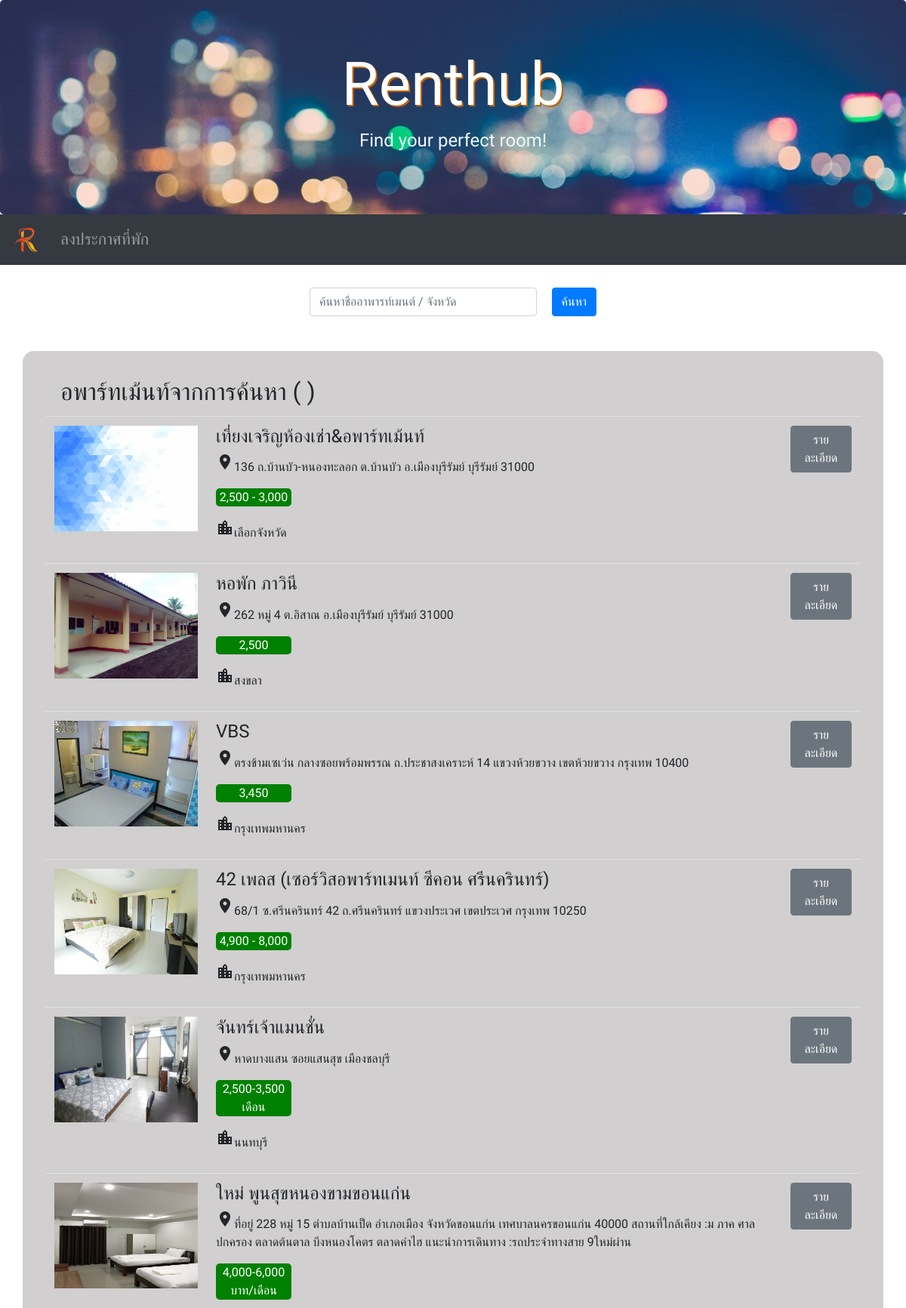
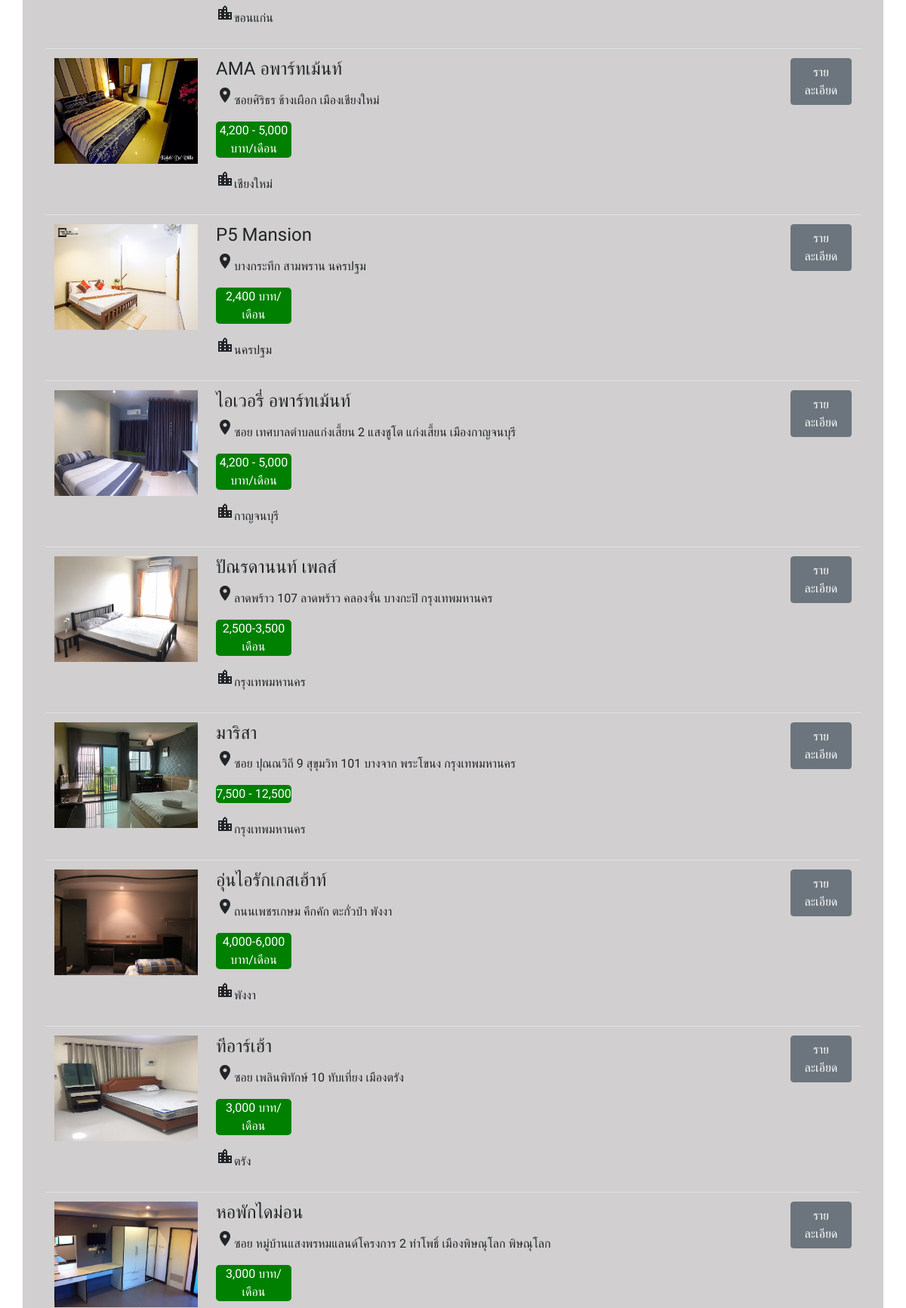
Screenshot of /search.php (upper part) with the database file from the repository (2 pictures, top to bottom).
### tables this page shows
CREATE TABLE `aparment` (
  `id` int(11) NOT NULL,
  `apart_name` varchar(100) NOT NULL,
  `apart_detail` text NOT NULL,
  `apart_rent` varchar(30) NOT NULL DEFAULT 'โทรสอบถาม',
  `apart_facility` text NOT NULL,
  `apart_address` text NOT NULL,
  `apart_phone` varchar(10) NOT NULL,
  `apart_province` varchar(30) NOT NULL,
  `apart_img` varchar(255) NOT NULL DEFAULT 'no-image-box.png',
  `user_id` int(11) NOT NULL,
  `visitors` int(11) NOT NULL DEFAULT 0
);

### search.php (the view, shortened to what this page needs)
<?php
include("connect.php");
?>
<!DOCTYPE html>
<html lang="en">
<head>
  <link rel="stylesheet" href="https://maxcdn.bootstrapcdn.com/bootstrap/4.4.1/css/bootstrap.min.css">
  <link rel="stylesheet" href="Main.css">
</head>
<body>
  <div class="jumbotron text-center head" style="margin-bottom:0">
    <h1>Renthub</h1>
    <p>Find your perfect room!</p>
  </div>
  <nav class="navbar navbar-expand-sm bg-dark navbar-dark">
    <a class="navbar-brand" href="./">
      <img src="./img/logo.png" style="width:40px;border-radius: 50%;">
    </a>
    <ul class="navbar-nav">
      <li class="nav-item a ">
        <a class="nav-link" href="./login.php">ลงประกาศที่พัก</a>
      </li>
    </ul>
  </nav>
  <div class="row">
    <div class="col"></div>
    <div class="col">
      <div class="search">
        <form action="./search.php" method="post">
          <div class="form-group searching">
            <input type="text" class="form-control" placeholder="ค้นหาชื่ออาพารท์เมนต์ / จังหวัด" name="search">
            <button type="submit" class="btn btn-primary" name="submit">ค้นหา</button>
          </div>
        </form>
      </div>
    </div>
    <div class="col"></div>
  </div>
  <div class="inside">
    <table class="table table-hover">
      <tbody>
        <?php
            $keyword = $_POST['search'];
        ?>
        <tr>
          <h2 style="padding: 5px;padding-left: 20px;">อพาร์ทเม้นท์จากการค้นหา ( <?=$keyword?> )</h2>
        </tr>
        <?php
        $keyword = $_POST['search'];
        $sql = "SELECT * FROM aparment WHERE  apart_province LIKE '%".$keyword."%' or  apart_name LIKE '%".$keyword."%'";
        $result = mysqli_query($conn,$sql) or die(mysqli_error($conn));
        while ($rs = mysqli_fetch_array($result)) {
        ?>
          <tr>
            <td align="center">
              <img src="<?= "img/" . $rs['apart_img']; ?>" style="width: 190px;height: 140px;">
            </td>
            <td>
              <h4><?= $rs['apart_name'] ?></h4>
              <p class="location"><i class="material-icons">place</i><?= $rs['apart_address'] ?></p>
              <p class="price"><?= $rs['apart_rent'] ?></p>
              <p class="location"><i class="material-icons">location_city</i><?= $rs['apart_province'] ?></p>
            </td>
            <td>
              <button type="button" class="btn btn-secondary" onClick="Javascript:window.location.href = 'http://127.0.0.1/rent/apart_detail_main.php?aid=<?= $rs['id'] ?>';">รายละเอียด</button>
            </td>
          </tr>
        <?php } ?>
      </tbody>
    </table>
  </div>
</body>
</html>

### Main.css (style rules this page uses)
* { font-family: 'Barlow Condensed', 'Kanit'; }
li > a { font-size: 16pt; }
.head > h1 { font-family: 'Pattaya', sans-serif; font-size: 60pt; color: rgb(255, 255, 255); text-shadow: 2px 2px #c55f00 ; }
.head > p { font-size: 18pt; color: aliceblue; }
.head { background-image: url('./img/bg.jpg'); background-size: cover; }
.inside { margin: 30px; background-color: #d1cfcf; border-radius: 15px; padding: 30px; }
.inside > h2 { display: flex; padding: 10px; }
.search { margin-top: 30px; }
.searching { display: flex; }
.searching > button { margin-left: 20px; }
.price { background-color: green; width: 100px; text-align: center; border-radius: 5px; color: white; }
.location { align-items: center; }

### rows the page displays
aparment: apart_img (picture), apart_name "เที่ยงเจริญห้องเช่า&อพาร์ทเม้นท์", apart_address "136 ถ.บ้านบัว-หนองทะลอก ต.บ้านบัว อ.เมืองบุรีรัมย์ บุรีรัมย์ 31000", apart_rent "2,500 - 3,000", apart_province "เลือกจังหวัด"
aparment: apart_img (picture), apart_name "หอพัก ภาวินี", apart_address "262 หมู่ 4 ต.อิสาณ อ.เมืองบุรีรัมย์ บุรีรัมย์ 31000", apart_rent "2,500", apart_province "สงขลา"
aparment: apart_img (picture), apart_name "VBS", apart_address "ตรงข้ามเซเว่น กลางซอยพร้อมพรรณ ถ.ประชาสงเคราะห์ 14 แขวงห้วยขวาง เขตห้วยขวาง กรุงเทพ 10400", apart_rent "3,450", apart_province "กรุงเทพมหานคร"
aparment: apart_img (picture), apart_name "42 เพลส (เซอร์วิสอพาร์ทเมนท์ ซีคอน ศรีนครินทร์)", apart_address "68/1 ซ.ศรีนครินทร์ 42 ถ.ศรีนครินทร์ แขวงประเวศ เขตประเวศ กรุงเทพ 10250", apart_rent "4,900 - 8,000", apart_province "กรุงเทพมหานคร"
aparment: apart_img (picture), apart_name "จันทร์เจ้าแมนชั่น", apart_address "หาดบางแสน ซอยแสนสุข เมืองชลบุรี", apart_rent "2,500-3,500 เดือน", apart_province "นนทบุรี"
aparment: apart_img (picture), apart_name "ใหม่ พูนสุขหนองขามขอนแก่น", apart_address "ที่อยู่ 228 หมู่ 15 ตำบลบ้านเป็ด อำเภอเมือง จังหวัดขอนแก่น เทศบาลนครขอนแก่น 40000 สถานที่ใกล้เคียง :ม ภาค ศาลปกครอง ตลาดต้นตาล บึงหนองโคตร ตลาดคำไฮ แนะนำการเดินทาง :รถประจำทางสาย 9ใหม่ผ่าน", apart_rent "4,000-6,000 บาท/เดือน", apart_province "ขอนแก่น"
aparment: apart_img (picture), apart_name "AMA อพาร์ทเม้นท์", apart_address "ซอยศิริธร ช้างเผือก เมืองเชียงใหม่", apart_rent "4,200 - 5,000 บาท/เดือน", apart_province "เชียงใหม่"
aparment: apart_img (picture), apart_name "P5 Mansion", apart_address "บางกระทึก สามพราน นครปฐม", apart_rent "2,400 บาท/เดือน", apart_province "นครปฐม"
aparment: apart_img (picture), apart_name "ไอเวอรี่ อพาร์ทเม้นท์", apart_address "ซอย เทศบาลตำบลแก่งเสี้ยน 2 แสงชูโต แก่งเสี้ยน เมืองกาญจนบุรี", apart_rent "4,200 - 5,000 บาท/เดือน", apart_province "กาญจนบุรี"
aparment: apart_img (picture), apart_name "ปัณรดานนท์ เพลส์", apart_address "ลาดพร้าว 107 ลาดพร้าว คลองจั่น บางกะปิ กรุงเทพมหานคร", apart_rent "2,500-3,500 เดือน", apart_province "กรุงเทพมหานคร"
aparment: apart_img (picture), apart_name "มาริสา", apart_address "ซอย ปุณณวิถี 9 สุขุมวิท 101 บางจาก พระโขนง กรุงเทพมหานคร", apart_rent "7,500 - 12,500", apart_province "กรุงเทพมหานคร"
aparment: apart_img (picture), apart_name "อุ่นไอรักเกสเฮ้าท์", apart_address "ถนนเพชรเกษม คึกคัก ตะกั่วป่า พังงา", apart_rent "4,000-6,000 บาท/เดือน", apart_province "พังงา"
aparment: apart_img (picture), apart_name "ทีอาร์เฮ้า", apart_address "ซอย เพลินพิทักษ์ 10 ทับเที่ยง เมืองตรัง", apart_rent "3,000 บาท/เดือน", apart_province "ตรัง"
aparment: apart_img (picture), apart_name "หอพักไดม่อน", apart_address "ซอย หมู่บ้านแสงพรหมแลนด์โครงการ 2 ท่าโพธิ์ เมืองพิษณุโลก พิษณุโลก", apart_rent "3,000 บาท/เดือน"
